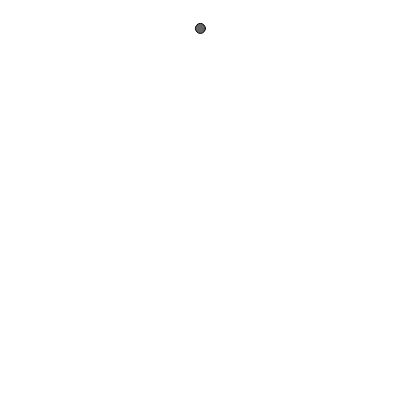
Frame 1 (no input)
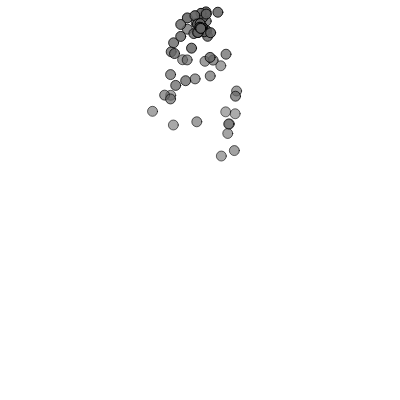
Frame 60 (no input)
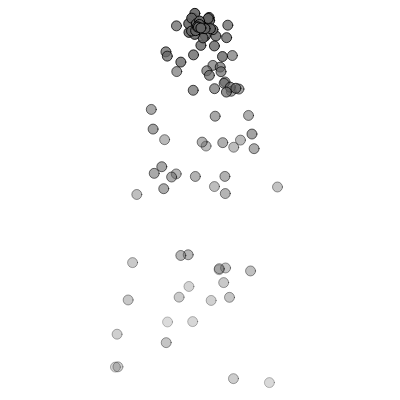
Frame 120 (the mouse pressed at the canvas centre since frame 60)

The p5.js sketch that drew these frames (run headless with seeded random() and noise() and a simulated clock; from frame 60 on, the mouse is pressed at the canvas centre):

// p5.js sketch
// ── sketch.js
let emitter;
let particle;
let x = 200;
let y = 30;

function setup() {
  createCanvas(400, 400);
  
  emitter = new Emitter(x, y);

}

function draw() {
  background(255);
  particle = new Particle(x, y);
  emitter.addParticles(particle);
  emitter.run();
      
}


class Emitter{
  constructor(x, y){
    this.particles = [];
    this.origin = createVector(x, y)
  }
  
  addParticles(p){
    this.particles.push(p);
  }
  
  run(){
    let length = this.particles.length-1;
    let gravity = createVector(0, 0.1);
    
    for (let p of this.particles){
      p.run(gravity);
    }
    
    this.particles = this.particles.filter(function(p){
      return !p.isDead();
    })
  }
}


class Particle{
  constructor(x, y){
    this.position = createVector(x, y);
    // give it a random velocity
    this.velocity = createVector(random(-1, 1), random(-2, 0));
    this.acceleration = createVector();
    // A new variable to keep track of how long the particle has been “alive.”
    this.lifespan = 255;
    
  }
  
  run(force){
    this.update();
    this.applyForce(force);
    this.show()
  }
  
  update(){
    this.velocity.add(this.acceleration);
    this.position.add(this.velocity);
    
    this.acceleration.mult(0);
    this.lifespan -= 2.0;
  }
  
  isDead(){
    if (this.lifespan > 0){
      return false
    }else{
      return true;
    }
  }
  
  applyForce(force){
    let f = force;
    this.acceleration.add(f);
  }
  
  show(){
    // Since the life ranges from 255 to 0, it can also be used for alpha.
    fill(100, this.lifespan);
    stroke(0, this.lifespan);
    circle(this.position.x, this.position.y, 10);
    
  }
}
